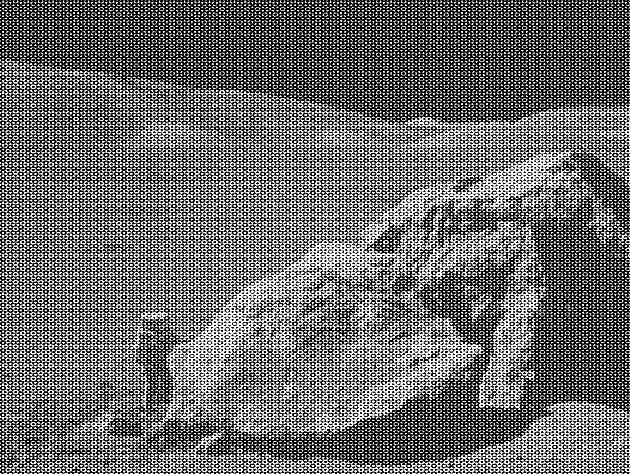
#> input picture moonlanding.png, 630 x 474 px
$ python fft.py
#> lines starting #> are read from the running program, lines starting #| are printed output that depends on the picture
### ft_algorithm.py
import numpy as np

def FT_1D(img):
    """ Perform the naive Fourier Transform on 1D array
    Paramters
    ---------
    img: 1D numpy array

    Returns
    -------
    1D numpy array
    """
    # Step 1: get image size
    N = img.shape[0]
    result = np.zeros(N, dtype=complex)

    # Step 2: perform DFT
    for k in range(N):
        temp = 0
        for n in range(N):
            temp += img[n] * np.exp(-2j * np.pi * k * n / N)
        result[k] = temp

    return result


# [22 lines left out: function inverse_FT_1D, not called in this run]


def FFT_1D(img):
    """ Perform the Fast Fourier Transform on 1D array
    Paramters
    ---------
    img: 1D numpy array

    Returns
    -------
    1D numpy array
    """
    # Step 1: get image size
    N = img.shape[0]
    result = np.zeros(N, dtype=complex)

    # Step 2: perform FFT
    # threshold
    if N <= 4:
        return FT_1D(img)

    # divide image into two equal parts
    # and perform FFT on each part recursively
    even = FFT_1D(img[::2])
    odd = FFT_1D(img[1::2])

    # merge two parts
    M = N//2
    for k in range(N):
        result[k] = even[k % M] + np.exp(-2j * np.pi * k / N) * odd[k % M]
    return result


# [75 lines left out: functions inverse_FFT_1D, FT_2D, inverse_FT_2D, not called in this run]


def FFT_2D(img):
    """ Perform the Fast Fourier Transform on 2D array
    Paramters
    ---------
    img: 2D numpy array

    Returns
    -------
    2D numpy array
    """
    # Step 1: get row and column
    R, C = img.shape
    result = np.zeros((R, C), dtype=complex)

    # Step 2: perform Fourier transform on row
    for r in range(R):
        result[r, :] = FFT_1D(img[r, :])

    # Step 3: perform Fourier transform on column
    for c in range(C):
        result[:, c] = FFT_1D(result[:, c])

    return result


# [23 lines left out: function inverse_FFT_2D, not called in this run]

### fft.py
import argparse
import math
import time
import cv2
import numpy as np
import matplotlib.pyplot as plt
from matplotlib.colors import LogNorm

from ft_algorithm import FFT_2D, inverse_FFT_2D, FT_2D


def resize_and_FFT(image):
    """ Resize the image to size of power of 2, then take the FFT transform
    Parameters
    ----------
    image : 2D numpy array

    Returns
    -------
    2D numpy array
    """
#> called with image = 'moonlanding.png'
    # Step 1: read the image
    img = plt.imread(image).astype(float)
#> img: shape (474, 630) float64; min 0, max 1, mean 0.424

    # Step 2: get image's sizes and new sizes
    h, w = img.shape
#> h = 474; w = 630
    dim = (512, 256)

    # Step 3: resize the image
    new_img = cv2.resize(img, dim, interpolation = cv2.INTER_AREA)
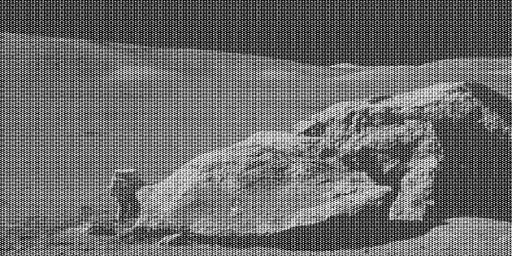
#> new_img: shape (256, 512) float64; min 0, max 1, mean 0.424

    # Step 4: perform FFT
    new_img2 = FFT_2D(new_img)
    # new_img2 = np.fft.fft2(new_img)
    print(f"FFT on image {image} completed")

    # return the new image
    return new_img, new_img2


def mode1(image):
    """ Mode 1: perform FFT on an image, and plot both images (original, and FFT)
    Paramters
    ---------
    image : str
        image's name
    """
    # Step 1: resize image and perform 2d-FFT
    img, new_img = resize_and_FFT(image)

    # Step 2: plot the results
    plot, sub_plot = plt.subplots(1, 2)
    sub_plot[0].imshow(img, plt.cm.gray)
    sub_plot[0].set_title('Original image')
    sub_plot[1].imshow(np.abs(new_img), norm=LogNorm())
    sub_plot[1].set_title('FFT on image')
    plot.suptitle(f'Mode 1')
    plt.show()
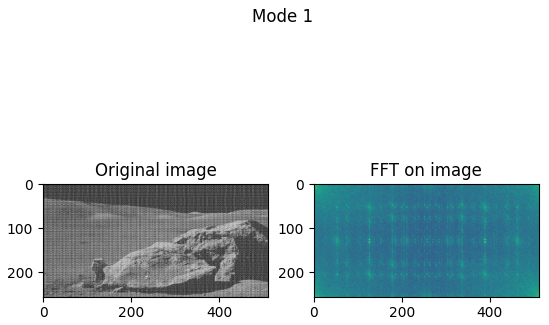
#> figure drawn by matplotlib, 2 panels


# [193 lines left out: functions mode2, compress1, compress2, mode3, mode4, not called in this run]


def parse_cli():
    """
    Parse a command
    Returns
    -------
    dict:
        A dictionary of parameters (mode, image)
    """
    parser = argparse.ArgumentParser()
    parser.add_argument('-m', action='store', dest='mode', help="Mode (1-4)", type=int, default=1)
    parser.add_argument('-i', action='store', dest='image', help="Image name", type=str, default='moonlanding.png')
    return parser.parse_args()


def main():
    """ Main function
    """
    # parse the command
    params = parse_cli()
    # get mode and image
    mode = params.mode
    image = params.image
    # select mode
    if mode == 1:
        mode1(image)
    elif mode == 2:
        mode2(image)
    elif mode == 3:
        mode3(image)
    elif mode == 4:
        mode4(image)
    else:
        print("Mode must be between 1 and 4")


if __name__ == "__main__":
    main()
